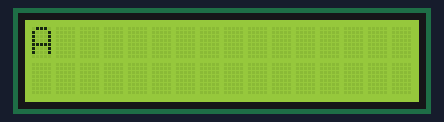
A sketch run on a simulated Arduino Uno, built with avr-gcc and run on an emulated ATmega328P. On the bench: 16×2 character LCD.

Above: at 0.16 s.
At 0.97 s:
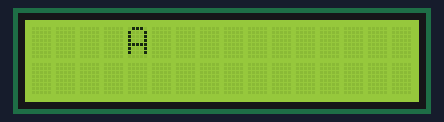
At 1.78 s:
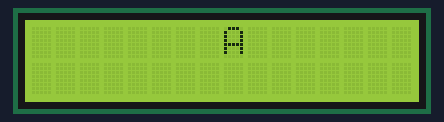
At 3.4 s:
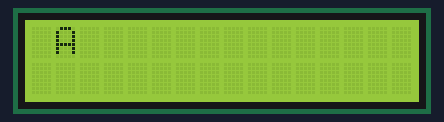
At 5.02 s:
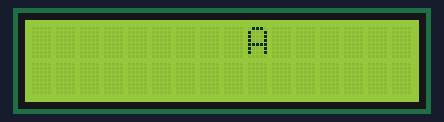
At 6.64 s:
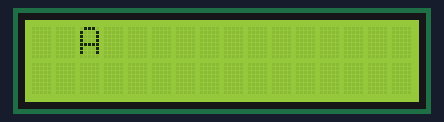

The sketch:

sketch_oct21d.ino
```cpp
#include <LiquidCrystal.h>

const int rs = 13, en = 12, d4 = 8, d5 = 9, d6 = 10, d7 = 11;

LiquidCrystal LCD(rs, en, d4, d5, d6, d7);

byte col = 0;
byte row = 0;
void setup() {
  LCD.begin(16, 2);
  LCD.clear();
}

void loop() {
  LCD.clear();
  LCD.setCursor(col, row);
  LCD.print("A");

  col++;
  row = 1 - row;
  if (col == 15)
  {
    col = 0;
    //row = 1 - row;
  }
  delay(200);
}
```

Measured:
- by itself, everything shown: repeats every 6.1 s, in 30 steps
